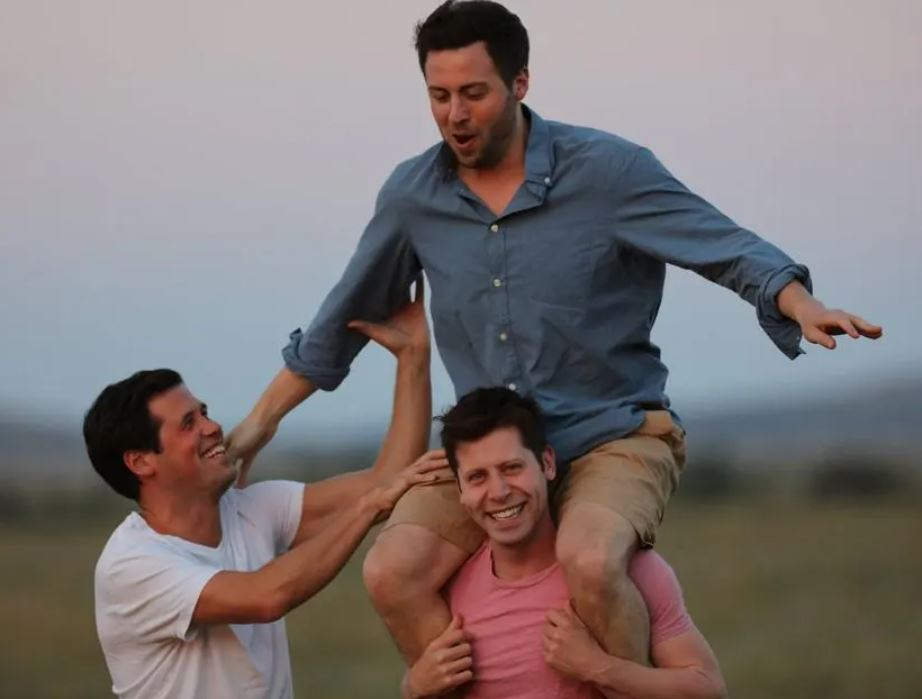
#> input picture cropping sam/sam.jpg, 922 x 699 px
$ jupyter execute cropping_face.ipynb
#> lines starting #> are read from the running program, lines starting #| are printed output that depends on the picture
[cell 1]
import cv2
import numpy as np
import matplotlib.pyplot as plt

image = cv2.imread('sam.jpg')
#> image is the input picture: shape (699, 922, 3); mean B, G, R 116.4, 117, 125.9
plt.imshow(image[...,::-1])

[cell 2]
# to crop out the rectangle we want
cropped = image[370:550 , 440:560]
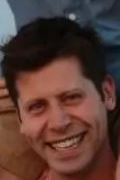
#> cropped: shape (180, 120, 3); mean B, G, R 51.5, 58.2, 86.2

plt.imshow(cropped[...,::-1])#BGR 2 RGB

[cell 3]
import cv2

# Save the cropped image to a file
cv2.imwrite('cropped_sam.jpg', cropped)
#> Out = True
